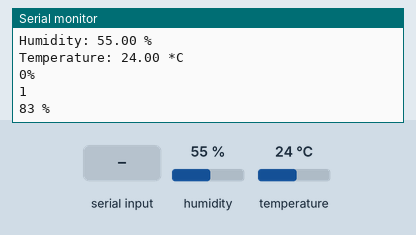
This sketch was run on a simulated ATtiny85, built with avr-gcc and run on an emulated ATtiny85. On the bench: the last lines printed to the serial monitor. Inputs (shaded band) come from the test bench; at power-on: humidity 55 %, temperature 24 °C.

Above: at 2.8 s.
2.9 s: "1" received over the second serial link
5.6 s: humidity set to 22 %
At 7.5 s:
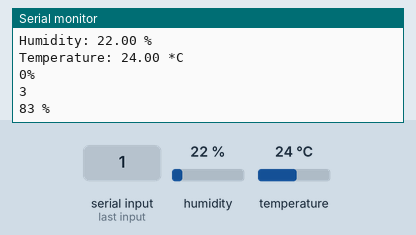
8.3 s: temperature set to 12 °C
At 8.3 s:
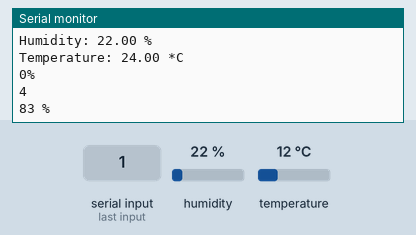
11.0 s: humidity set to 40 %
At 13.4 s:
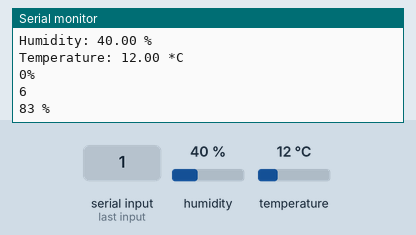
Timing chart, 0 to 14.7 s (numbered marks = the images above; inputs shaded):
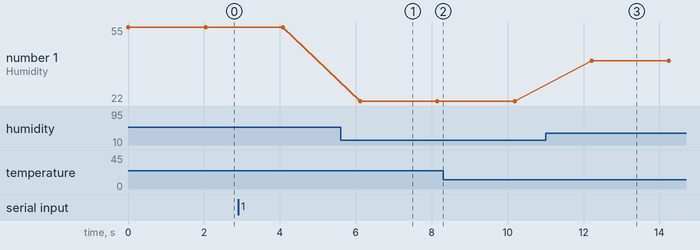

Measured:
- after the input at 5.6 s, the serial monitor: prints a new line after 0.52 s (image 1)
- after the input at 11.0 s, the serial monitor: prints a new line after 1.2 s (image 3)
- plotted number 1: 55 → 22 after the input at 5.6 s, 22 → 40 after the input at 11.0 s

The sketch:

SmartCityMakeathon.ino
```cpp
#include "DHT.h"
#include <SoftwareSerial.h>

SoftwareSerial BTSerial(2, 3);
DHT dht(4, DHT22);
int bty = 0;
float nowHum = 0;
int humPer = 0;
String myString = "";
int dry = 0;
int dryTmp = 0;
void setup() {
  Serial.begin(9600);
  BTSerial.begin(9600);
  dht.begin();
}

long readVcc() {
  #if defined(__AVR_ATmega32U4__) || defined(__AVR_ATmega1280__) || defined(__AVR_ATmega2560__)
    ADMUX = _BV(REFS0) | _BV(MUX4) | _BV(MUX3) | _BV(MUX2) | _BV(MUX1);
  #elif defined (__AVR_ATtiny24__) || defined(__AVR_ATtiny44__) || defined(__AVR_ATtiny84__)
    ADMUX = _BV(MUX5) | _BV(MUX0);
  #elif defined (__AVR_ATtiny25__) || defined(__AVR_ATtiny45__) || defined(__AVR_ATtiny85__)
    ADMUX = _BV(MUX3) | _BV(MUX2);
  #else
    ADMUX = _BV(REFS0) | _BV(MUX3) | _BV(MUX2) | _BV(MUX1);
  #endif

  delay(2); // Wait for Vref to settle
  ADCSRA |= _BV(ADSC); // Start conversion
  while (bit_is_set(ADCSRA,ADSC)); // measuring

  uint8_t low  = ADCL; // must read ADCL first - it then locks ADCH
  uint8_t high = ADCH; // unlocks both

  long bty = (high<<8) | low;

  bty = 1125300L / bty; // Calculate Vcc (in mV); 1125300 = 1.1*1023*1000
  return bty; // Vcc in millivolts
}

 void loop() {
   while(BTSerial.available()) {
    char myChar = (char)BTSerial.read();
    myString+=myChar;
    delay(5);
   }
   bty = readVcc();
   float hum = dht.readHumidity();
   float temp = dht.readTemperature();
   if(isnan(hum) || isnan(temp)) {
     Serial.println("Failed to read from DHT");
   } else {
    if(!myString.equals("")) {
      nowHum=hum;
      Serial.println("aaa");
      myString="";
     }
     Serial.print("Humidity: ");
     Serial.print(hum);
     Serial.println(" %");
     Serial.print("Temperature: ");
     Serial.print(temp);
     Serial.println(" *C");
     Serial.print(dry);
     Serial.println("%");
     Serial.println(dryTmp);
     Serial.print(bty/60);
     Serial.println(" %");

     BTSerial.print((int)hum);
     BTSerial.print(", ");
     BTSerial.print((int)temp);
     BTSerial.print(", ");
     BTSerial.print(dry);
     BTSerial.println(", ");
     BTSerial.print(bty/60);
     BTSerial.println();
   }
   delay(2000);
   dryTmp++;
   if(dryTmp == 180) {
    dry++;
    dryTmp = 0;
   }
 }
```
